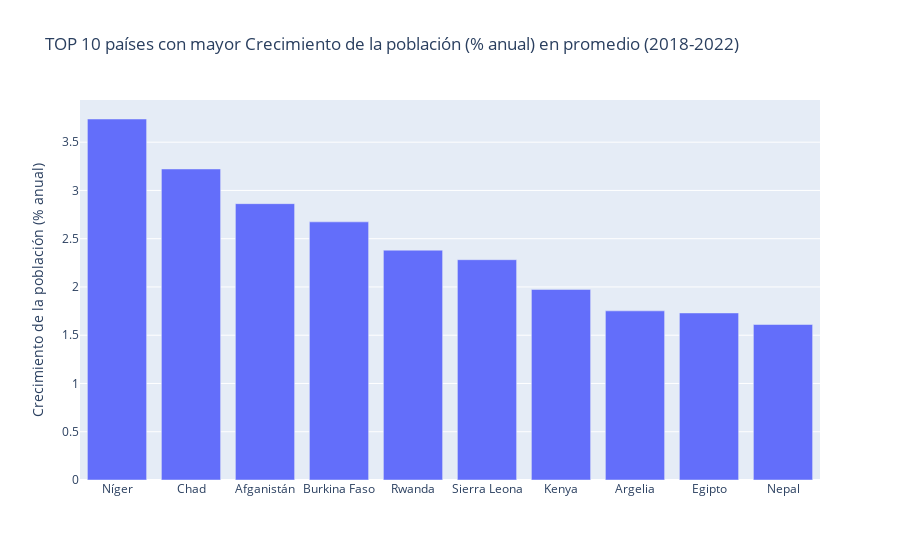

Source (notebook cell):
### Code cell
fig = px.bar(top_paises, title="TOP 10 países con mayor Crecimiento de la población (% anual) en promedio (2018-2022)", y="Crecimiento de la población (% anual)")
fig.update_xaxes(title_text="")
fig.show()

### Figure 1 — Plotly figure (JSON) as saved in the notebook; plotly's stock layout.template omitted (floating-point values rounded to 4 significant figures)
{"data": [{"alignmentgroup": "True", "hovertemplate": "país Name=%{x}<br>Crecimiento de la población (% anual)=%{y}<extra></extra>", "legendgroup": "", "marker": {"color": "#636efa", "pattern": {"shape": ""}}, "name": "", "offsetgroup": "", "orientation": "v", "showlegend": false, "textposition": "auto", "type": "bar", "x": ["Níger", "Chad", "Afganistán", "Burkina Faso", "Rwanda", "Sierra Leona", "Kenya", "Argelia", "Egipto", "Nepal"], "xaxis": "x", "y": [3.74, 3.222, 2.863, 2.674, 2.381, 2.282, 1.975, 1.752, 1.731, 1.611], "yaxis": "y"}], "layout": {"barmode": "relative", "legend": {"tracegroupgap": 0}, "title": {"text": "TOP 10 países con mayor Crecimiento de la población (% anual) en promedio (2018-2022)"}, "xaxis": {"anchor": "y", "domain": [0, 1], "title": {"text": ""}}, "yaxis": {"anchor": "x", "domain": [0, 1], "title": {"text": "Crecimiento de la población (% anual)"}}}}
